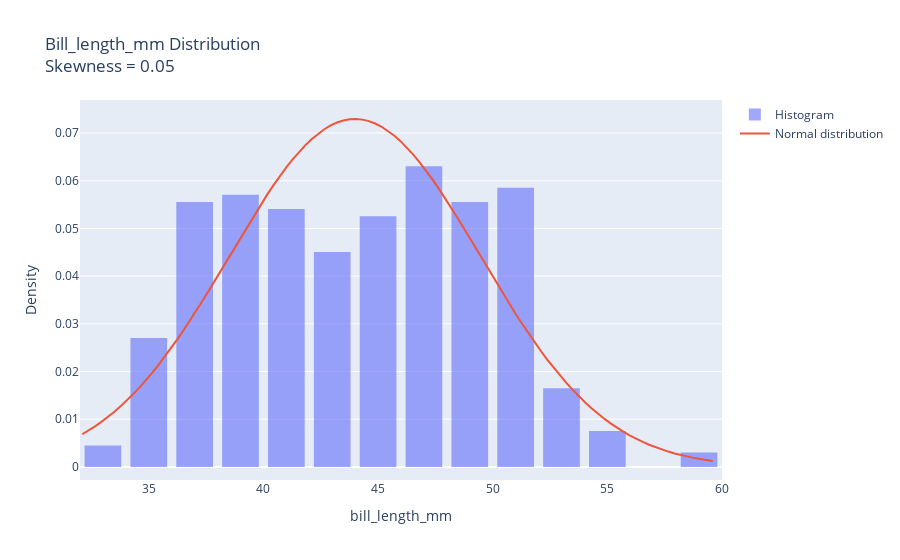
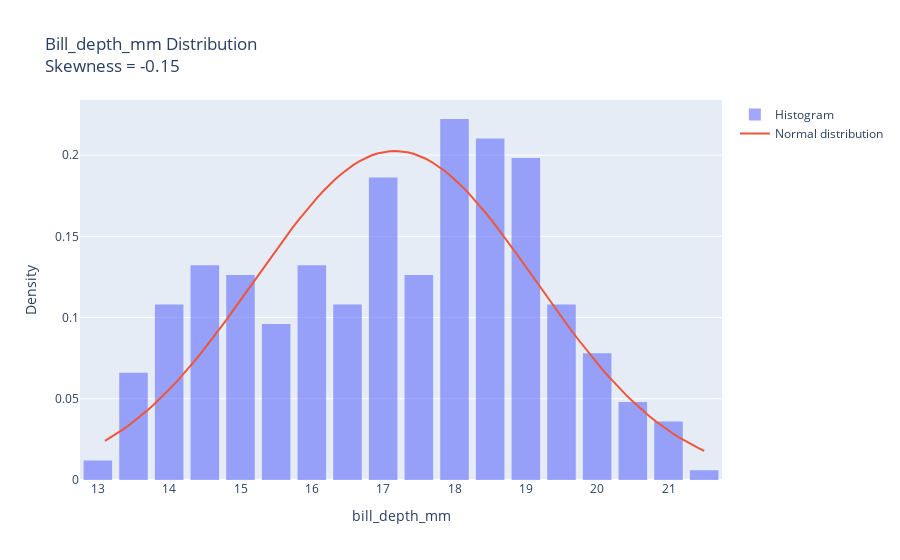
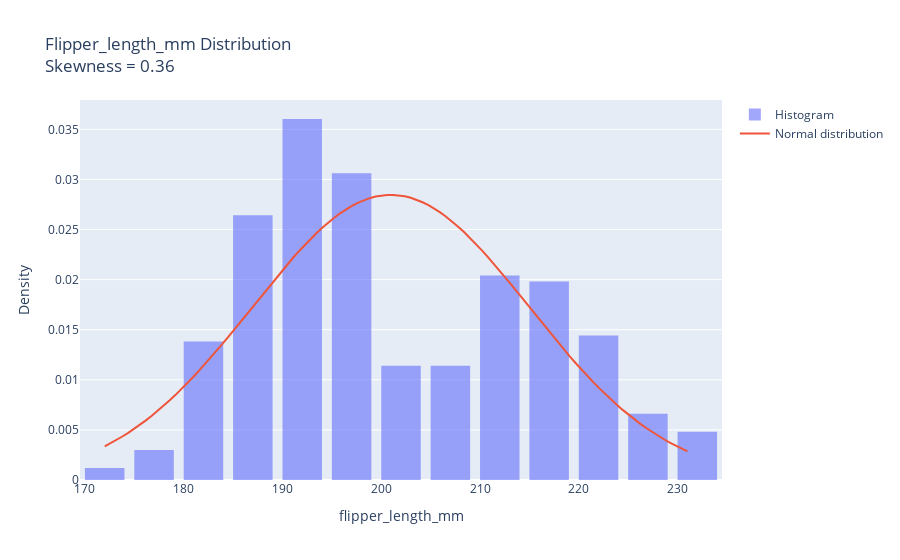
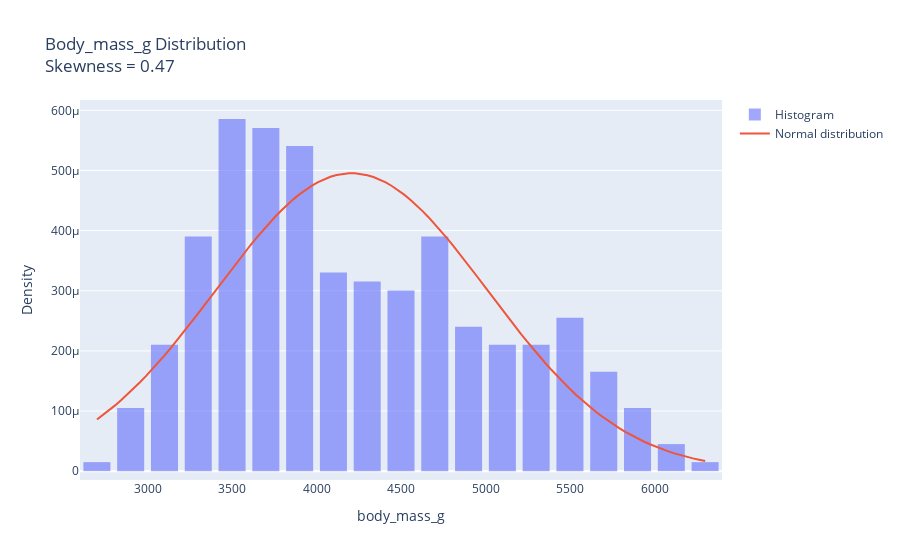

The notebook cell saved with these charts, in order:
### Code cell
for col in numeric_cols:
    x = df[col]
    mean, std = x.mean(), x.std()

    # plotting histogram with density curve (mix of normal distribution and ...)
    hist = go.Histogram(x=x, histnorm='probability density', name='Histogram', opacity=0.6)
    x_range = np.linspace(x.min(), x.max(), 100)

    normal_curve = go.Scatter(
        x=x_range,
        y=norm.pdf(x_range, mean, std),mode='lines',name='Normal distribution'
    )

    layout = go.Layout(
        title=f'{col.capitalize()} Distribution<br>Skewness = {x.skew():.2f}',
        xaxis_title=col,
        yaxis_title='Density',
        bargap=0.2
       
    )

    fig = go.Figure(data=[hist, normal_curve], layout=layout)
    fig.show()
